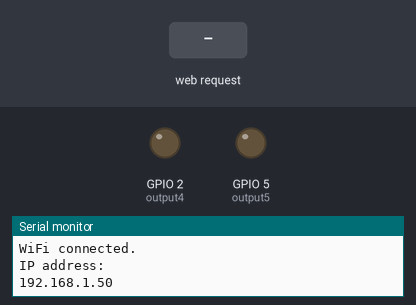
A sketch run on a simulated ESP8266 (NodeMCU). Shown: output pins drawn as LEDs (lit = HIGH), the last lines printed to the serial monitor. Inputs (shaded band) come from the test bench. WiFi joins after 1.5 s; servers stay silent unless stated.

Above: at 2.7 s.
2.8 s: HTTP request GET /5/on received
At 3.3 s:
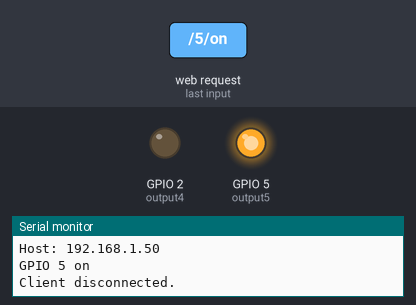
4.3 s: HTTP request GET /4/on received
At 5.5 s:
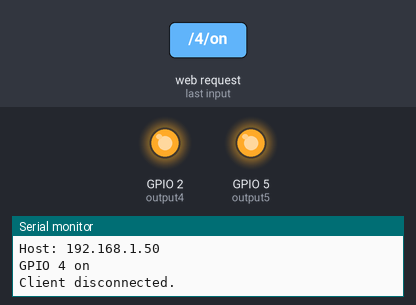
5.8 s: HTTP request GET /5/off received
At 6.8 s:
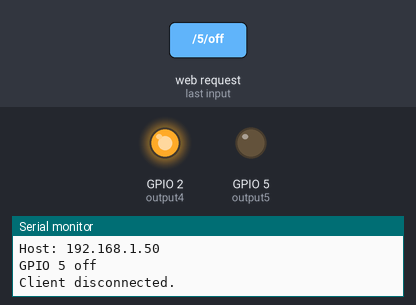
7.3 s: HTTP request GET /4/off received
At 7.9 s:
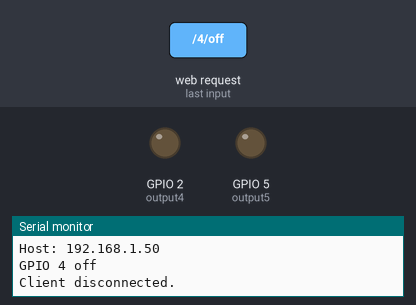
Timing chart, 0 to 9.8 s (numbered marks = the images above; inputs shaded):
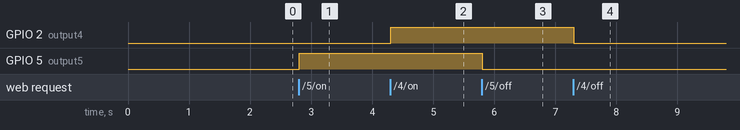

Measured:
- after the input at 2.8 s, GPIO 5 (output5): LOW → HIGH at once
- after the input at 4.3 s, GPIO 2 (output4): LOW → HIGH at once
- after the input at 5.8 s, GPIO 5 (output5): HIGH → LOW at once
- after the input at 7.3 s, GPIO 2 (output4): HIGH → LOW at once

The sketch:

led_blink_esp.ino
```cpp
// Load Wi-Fi library
#include <ESP8266WiFi.h>

#include <WiFiManager.h>
#include <DNSServer.h>
#include <ESP8266WebServer.h>

// Auxiliar variables to store the current output state
String output5State = "off";
String output4State = "off";

// Assign output variables to GPIO pins
const int output5 = 5;
const int output4 = 2;

void adjustGPIOsFromRequest(String httpRequest) {
  if (httpRequest.indexOf("GET /5/on") >= 0) {
      Serial.println("GPIO 5 on");
      output5State = "on";
      digitalWrite(output5, HIGH);
    } else if (httpRequest.indexOf("GET /5/off") >= 0) {
      Serial.println("GPIO 5 off");
      output5State = "off";
      digitalWrite(output5, LOW);
    } else if (httpRequest.indexOf("GET /4/on") >= 0) {
      Serial.println("GPIO 4 on");
      output4State = "on";
      digitalWrite(output4, HIGH);
    } else if (httpRequest.indexOf("GET /4/off") >= 0) {
      Serial.println("GPIO 4 off");
      output4State = "off";
      digitalWrite(output4, LOW);
    }
}

void renderHtmlPage(WiFiClient client, String httpRequest) {
    client.println("HTTP/1.1 200 OK");
    client.println("Content-type:text/html");
    client.println("Connection: close");
    client.println();
    // Display the HTML web page
    client.println("<!DOCTYPE html><html>");
    client.println("<head><meta name=\"viewport\" content=\"width=device-width, initial-scale=1\">");
    client.println("<link rel=\"icon\" href=\"data:,\">");
    // CSS to style the on/off buttons
    // Feel free to change the background-color and font-size attributes to fit your preferences
    client.println("<style>html { font-family: Helvetica; display: inline-block; margin: 0px auto; text-align: center;}");
    client.println(".button { background-color: #195B6A; border: none; color: white; padding: 16px 40px;");
    client.println("text-decoration: none; font-size: 30px; margin: 2px; cursor: pointer;}");
    client.println(".button2 {background-color: #77878A;}</style></head>");

    // Web Page Heading
    client.println("<body><h1>ESP8266 Web Server</h1>");

    // Display current state, and ON/OFF buttons for GPIO 5
    client.println("<p>GPIO 5 - State " + output5State + "</p>");
    // If the output5State is off, it displays the ON button
    if (output5State=="off") {
      client.println("<p><a href=\"/5/on\"><button class=\"button\">ON</button></a></p>");
    } else {
      client.println("<p><a href=\"/5/off\"><button class=\"button button2\">OFF</button></a></p>");
    }

    // Display current state, and ON/OFF buttons for GPIO 4
    client.println("<p>GPIO 4 - State " + output4State + "</p>");
    // If the output4State is off, it displays the ON button
    if (output4State=="off") {
      client.println("<p><a href=\"/4/on\"><button class=\"button\">ON</button></a></p>");
    } else {
      client.println("<p><a href=\"/4/off\"><button class=\"button button2\">OFF</button></a></p>");
    }
    client.println("</body></html>");

    // The HTTP response ends with another blank line
    client.println();
}

WiFiServer server(80);
void setup() {
  Serial.begin(115200);
  // Initialize the output variables as outputs
  pinMode(output5, OUTPUT);
  pinMode(output4, OUTPUT);
  // Set outputs to LOW
  digitalWrite(output5, LOW);
  digitalWrite(output4, LOW);

  // Connect to Wi-Fi network with SSID and password
  WiFiManager wifiManager;
  wifiManager.autoConnect("AutoConnectAP");
  Serial.println("");
  Serial.println("WiFi connected.");
  Serial.println("IP address: ");
  Serial.println(WiFi.localIP());
  server.begin();
}

String requestFromClient(WiFiClient client) {
  Serial.println("New Client.");
  const long timeOutTime = 2000; // milliseconds (example: 2000ms = 2s)

  String httpRequest = "";
  String currentLine = "";
  unsigned long currentTime = millis();
  unsigned long previousTime = currentTime;
  bool didTimedOut = false;

  while (client.connected() && !didTimedOut ) { // loop while the client's connected
    if (client.available()) {
      char currentChar = client.read();
      Serial.write(currentChar);
      httpRequest += currentChar;
      if (currentChar == '\n') {
        if (currentLine.length() == 0) {
          break;
        } else {
          currentLine = "";
        }
      } else if (currentChar != '\r') {
        currentLine += currentChar;
      }
    }

    currentTime = millis();
    didTimedOut = currentTime - previousTime > timeOutTime;
  }

  return httpRequest;
}

void loop(){
  WiFiClient client = server.available();

  if (client) {
    String request = requestFromClient(client);
    Serial.print("Request = ");
    Serial.println(request);
    if (request.length() > 0) {
      adjustGPIOsFromRequest(request);
      renderHtmlPage(client, request);
    }

    client.stop();
    Serial.println("Client disconnected.");
    Serial.println("");
  }
}
```
